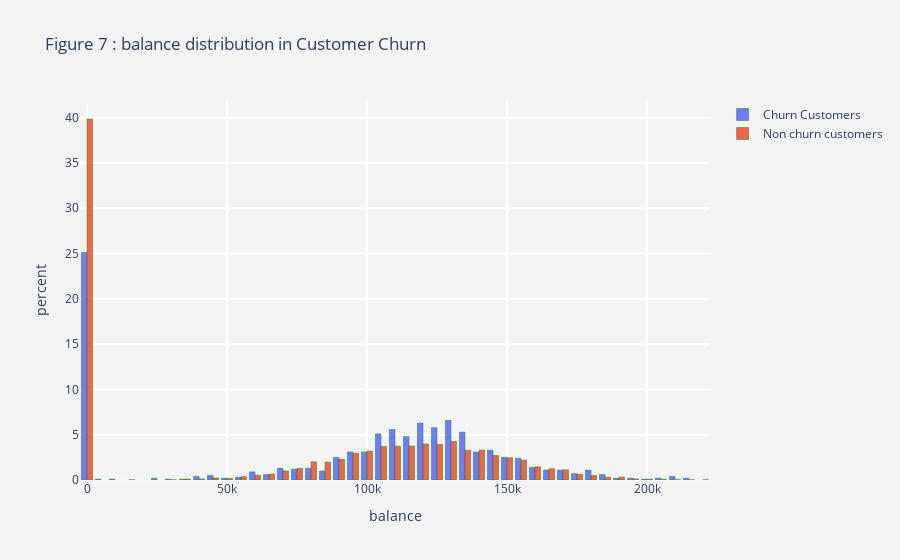

The notebook cell saved with this chart:
### Markdown cell above
<div style="text-align: justify">As per Figure 7, balance appears to be normally distributed with churn rate slightly higher in between balances. For very less and very high balance, churn rate is relatively low</div>

### Code cell
plot_histogram(numeric_column[3],'7')

### Figure 1 — Plotly figure (JSON) as saved in the notebook; plotly's stock layout.template omitted (floating-point values rounded to 4 significant figures; data arrays with more than 128 entries replaced by an {"elided": "..."} marker saying what was removed)
{"data": [{"histnorm": "percent", "marker": {"line": {"color": "green", "width": 0.5}}, "name": "Churn Customers", "opacity": 0.9, "type": "histogram", "x": {"elided": "1003 float values"}}, {"histnorm": "percent", "marker": {"line": {"color": "green", "width": 0.5}}, "name": "Non churn customers", "opacity": 0.9, "type": "histogram", "x": {"elided": "3997 float values"}}], "layout": {"paper_bgcolor": "rgb(243,243,243)", "plot_bgcolor": "rgb(243,243,243)", "title": {"text": "Figure 7 : balance distribution in Customer Churn "}, "xaxis": {"gridcolor": "rgb(255, 255, 255)", "gridwidth": 2, "ticklen": 5, "title": {"text": "balance"}, "zerolinewidth": 1}, "yaxis": {"gridcolor": "rgb(255, 255, 255)", "gridwidth": 2, "ticklen": 5, "title": {"text": "percent"}, "zerolinewidth": 1}}}
